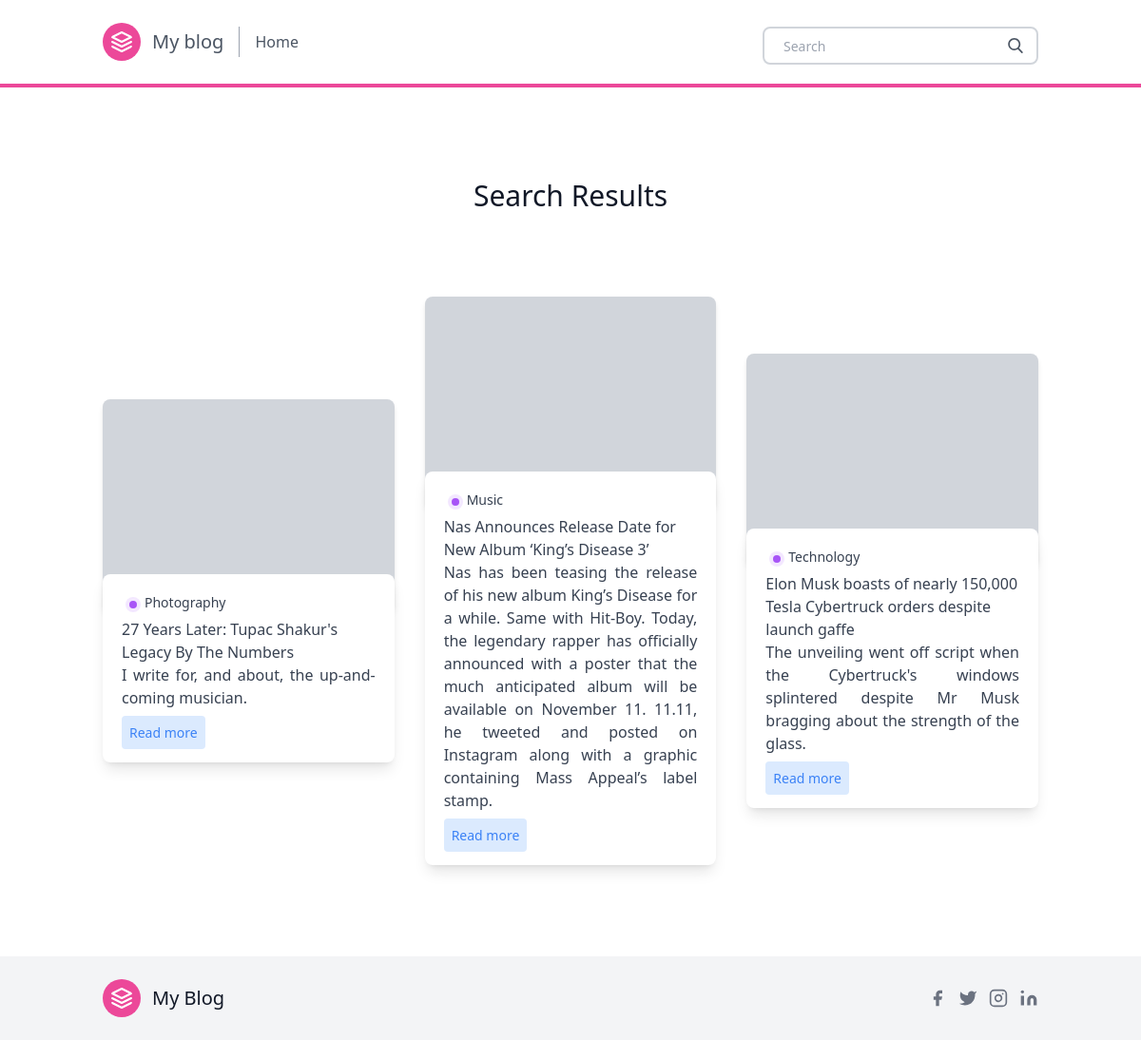
The app's page /search/ with its own data.
### posts/models.py (models this page shows, shortened)
class Post(models.Model):
    title = models.CharField(max_length=100)
    slug = models.SlugField()
    overview = models.TextField()
    timestamp = models.DateTimeField(auto_now_add=True)
    content = models.TextField()
    author = models.ForeignKey(Author, on_delete=models.CASCADE)
    thumbnail = models.ImageField()
    categories = models.ManyToManyField(Category)
    featured = models.BooleanField()

class Category(models.Model):
    title = models.CharField(max_length=20)
    subtitle = models.CharField(max_length=20)
    slug = models.SlugField()
    thumbnail = models.ImageField()

### posts/views.py (the view)
# urls.py: path('search/', views.search, name = 'search'),
def search(request):
    queryset = Post.objects.all()
    query = request.GET.get('q')
    if query:
        queryset = queryset.filter(
            Q(title__icontains=query) |
            Q(overview__icontains=query)
        ).distinct()
    context = {
        'object_list': queryset
    }
    return render(request, 'search_bar.html', context)

### posts/templates/search_bar.html
{% extends 'base.html' %}
{% block content %}
<section class="blog text-gray-700 body-font">
    <div class="container px-5 py-24 mx-auto">
      <div class="flex flex-wrap w-full mb-20 flex-col items-center text-center">
        <h1 class="sm:text-3xl text-2xl font-medium title-font mb-2 text-gray-900">
          Search Results</h1>
      </div>
      <div class="flex flex-wrap sm:-m-4 -mx-4 -mb-10 -mt-4">
        {% for obj in object_list %}
        <div class="p-4 md:w-1/3 md:mb-0 mb-6 flex flex-col justify-center items-center max-w-sm mx-auto">
          <div class="bg-gray-300 h-56 w-full rounded-lg shadow-md bg-cover bg-center" style="background-image: url(https://images.unsplash.com/photo-1521185496955-15097b20c5fe?ixlib=rb-1.2.1&ixid=eyJhcHBfaWQiOjEyMDd9&auto=format&fit=crop&w=1951&q=80"></div>
          <div class=" w-70 bg-white -mt-10 shadow-lg rounded-lg overflow-hidden p-5">
            <div class="header-content inline-flex ">
              <div class="category-badge flex-1  h-4 w-4 m rounded-full m-1 bg-purple-100">
                <div class="h-2 w-2 rounded-full m-1 bg-purple-500 " ></div>
              </div>
              {% for category in obj.categories.all %}
              <div class="category-title flex-1 text-sm">
                {{ category.title }}
              </div>
              {% endfor %}
            </div>
              <div class="title-post font-medium">
              {{ obj.title }}
              </div>
              <div class="summary-post text-base text-justify">
                {{ obj.overview }}
              </div>
              <div class="mt-3">
              <a href="{% url 'post' obj.slug %}" class="bg-blue-100 text-blue-500 rounded p-2 text-sm ">
                Read more
              </a>
            </div>
          </div>
        </div>
        {% endfor %}
      </div>
    </div>
</section>
{% endblock %}

### records on screen
Post: title "27 Years Later: Tupac Shakur's Legacy By The Numbers", overview "I write for, and about, the up-and-coming musician."
Category: title "Photography"
Post: title "Nas Announces Release Date for New Album ‘King’s Disease 3’", overview "Nas has been teasing the release of his new album King’s Disease for a while. Same with Hit-Boy. Today, the legendary rapper has officially announced with a poster that the much anticipated album will be available on November 11. 11.11, he tweeted and posted on Instagram along with a graphic containing Mass Appeal’s label stamp."
Category: title "Music"
Post: title "Elon Musk boasts of nearly 150,000 Tesla Cybertruck orders despite launch gaffe", overview "The unveiling went off script when the Cybertruck's windows splintered despite Mr Musk bragging about the strength of the glass."
Category: title "Technology"
